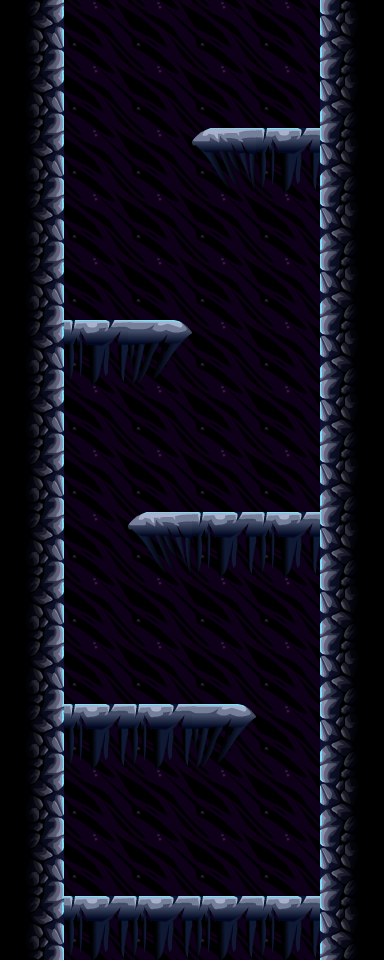

A 2D game scene composited from a Tiled map and its tileset images. What follows is a short description and the map's XML, with each tile layer's data collapsed to a summary:
An orthogonal 6x15 tile map with 64x64 px tiles, 3 tile layers (Background, bg2, Level) and 2 objects (2x door).

<map version="1.0" orientation="orthogonal" width="6" height="15" tilewidth="64" tileheight="64">
 <tileset firstgid="1" name="tiles" tilewidth="64" tileheight="64">
  <image source="../../images/tilesets/cave1.png" width="512" height="1024" />
  <terraintypes>
   <terrain name="crossable" tile="13" />
   <terrain name="crossable" tile="14" />
   <terrain name="crossable" tile="15" />
  </terraintypes>
 </tileset>
 <layer name="Background" width="6" height="15">
  <properties>
   <property name="nocollide" value="true" />
   <property name="tileset" value="tiles" />
  </properties>
  <data>[90 cells, 90 non-empty, 3 distinct tile ids]</data>
 </layer>
 <layer name="bg2" width="6" height="15">
  <properties>
   <property name="nocollide" value="true" />
   <property name="tileset" value="tiles" />
  </properties>
  <data>[90 cells, 1 non-empty, 1 distinct tile ids]</data>
 </layer>
 <layer name="Level" width="6" height="15">
  <properties>
   <property name="tileset" value="tiles" />
  </properties>
  <data>[90 cells, 44 non-empty, 5 distinct tile ids]</data>
 </layer>
 <objectgroup name="doors" width="6" height="15">
  <object name="door" type="door" gid="19" x="64" y="64">
   <properties>
    <property name="direction" value="up" />
   </properties>
  </object>
  <object name="door" type="door" gid="19" x="64" y="960">
   <properties>
    <property name="direction" value="down" />
   </properties>
  </object>
 </objectgroup>
 <objectgroup name="spawners" width="6" height="15" />
</map>
